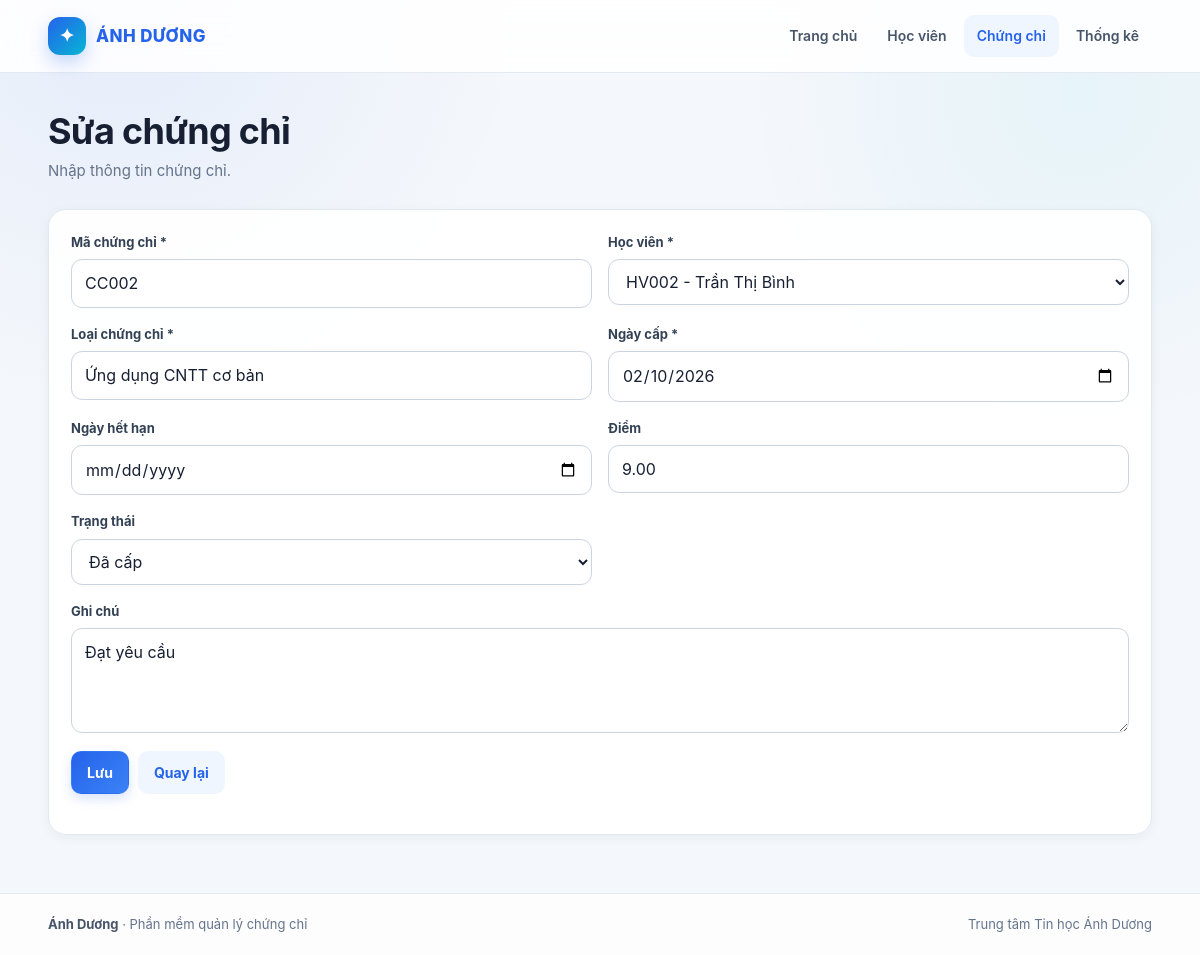
The page /admin/chungchi/form.php?id=2 on the database its author committed.
### tables this page shows
CREATE TABLE certificates (
    id INT UNSIGNED AUTO_INCREMENT PRIMARY KEY,
    certificate_code VARCHAR(50) NOT NULL UNIQUE,
    student_id INT UNSIGNED NOT NULL,
    certificate_type VARCHAR(100) NOT NULL,
    issue_date DATE NOT NULL,
    expiry_date DATE NULL,
    score DECIMAL(5,2) NULL,
    status ENUM('Đã cấp','Hết hạn','Đang xử lý') DEFAULT 'Đã cấp',
    note VARCHAR(255) NULL,
    created_at TIMESTAMP DEFAULT CURRENT_TIMESTAMP,
    CONSTRAINT fk_certificate_student
        FOREIGN KEY (student_id) REFERENCES students(id)
        ON UPDATE CASCADE ON DELETE CASCADE
);

CREATE TABLE students (
    id INT UNSIGNED AUTO_INCREMENT PRIMARY KEY,
    student_code VARCHAR(30) NOT NULL UNIQUE,
    full_name VARCHAR(100) NOT NULL,
    date_of_birth DATE NULL,
    gender ENUM('Nam','Nữ','Khác') DEFAULT 'Khác',
    phone VARCHAR(20) NULL,
    email VARCHAR(120) NULL,
    address VARCHAR(255) NULL,
    created_at TIMESTAMP DEFAULT CURRENT_TIMESTAMP
);

### admin/chungchi/form.php (the view, shortened to what this page needs)
<?php
require_once __DIR__ . '/../../config/database.php';
$id = isset($_GET['id']) ? (int)$_GET['id'] : 0;
$cert = [
    'certificate_code'=>'', 'student_id'=>'', 'certificate_type'=>'',
    'issue_date'=>date('Y-m-d'), 'expiry_date'=>'', 'score'=>'',
    'status'=>'Đã cấp', 'note'=>''
];
if ($id) {
    $stmt = $pdo->prepare("SELECT * FROM certificates WHERE id = ?");
    $stmt->execute([$id]);
    $cert = $stmt->fetch();
}
$students = $pdo->query("SELECT id, student_code, full_name FROM students ORDER BY full_name")->fetchAll();
require_once __DIR__ . '/../../includes/header.php';
?>
<h1><?= $id ? 'Sửa chứng chỉ' : 'Thêm chứng chỉ' ?></h1>
<p class="subtitle">Nhập thông tin chứng chỉ.</p>
<form class="card" method="post">
<div class="form-grid">
<div class="field"><label>Mã chứng chỉ *</label><input name="certificate_code" required value="<?= htmlspecialchars($cert['certificate_code']) ?>"></div>
<div class="field"><label>Học viên *</label><select name="student_id" required>
<?php foreach ($students as $s): ?>
<option value="<?= (int)$s['id'] ?>" <?= (int)$cert['student_id']===(int)$s['id']?'selected':'' ?>>
<?= htmlspecialchars($s['student_code'].' - '.$s['full_name']) ?>
</option>
<?php endforeach; ?>
</select></div>
<div class="field"><label>Loại chứng chỉ *</label><input name="certificate_type" required value="<?= htmlspecialchars($cert['certificate_type']) ?>"></div>
<div class="field"><label>Ngày cấp *</label><input type="date" name="issue_date" required value="<?= htmlspecialchars($cert['issue_date']) ?>"></div>
<div class="field"><label>Ngày hết hạn</label><input type="date" name="expiry_date" value="<?= htmlspecialchars($cert['expiry_date'] ?? '') ?>"></div>
<div class="field"><label>Điểm</label><input type="number" step="0.01" min="0" max="100" name="score" value="<?= htmlspecialchars((string)($cert['score'] ?? '')) ?>"></div>
<div class="field"><label>Trạng thái</label><select name="status">
<?php foreach (['Đã cấp','Hết hạn','Đang xử lý'] as $st): ?><option <?= $cert['status']===$st?'selected':'' ?>><?= $st ?></option><?php endforeach; ?>
</select></div>
<div class="field full"><label>Ghi chú</label><textarea name="note"><?= htmlspecialchars($cert['note'] ?? '') ?></textarea></div>
</div>
<div class="actions"><button class="btn" type="submit">Lưu</button><a class="btn secondary" href="index.php">Quay lại</a></div>
</form>
<?php require_once __DIR__ . '/../../includes/footer.php'; ?>

### public/css/style.css (style rules this page uses)
:root { --primary: #2563eb; --primary-dark: #1d4ed8; --primary-soft: #eff6ff; --accent: #06b6d4; --bg: #f4f7fb; --surface: #ffffff; --surface-soft: #f8fafc; --text: #172033; --muted: #64748b; --border: #e2e8f0; --danger: #dc2626; --danger-soft: #fef2f2; --success: #059669; --success-soft: #ecfdf5; --warning: #d97706; --warning-soft: #fffbeb; --shadow: 0 10px 30px rgba(15, 23, 42, .07); --shadow-sm: 0 3px 12px rgba(15, 23, 42, .05); }
* { box-sizing: border-box; }
html { scroll-behavior: smooth; }
body { margin: 0; font-family: Inter, ui-sans-serif, -apple-system, BlinkMacSystemFont, "Segoe UI", Roboto, Arial, sans-serif; color: var(--text); background: radial-gradient(circle at 10% 0%, rgba(37,99,235,.07), transparent 28%), radial-gradient(circle at 90% 10%, rgba(6,182,212,.06), transparent 24%), var(--bg); line-height: 1.55; }
a { color: inherit; text-decoration: none; }
button, input, select, textarea { font: inherit; }
h1 { margin: 0 0 7px; font-size: clamp(28px, 3vw, 38px); line-height: 1.15; letter-spacing: -.7px; }
.subtitle { color: var(--muted); margin: 0 0 26px; font-size: 15px; }
.card { background: rgba(255,255,255,.96); border: 1px solid var(--border); border-radius: 18px; padding: 22px; box-shadow: var(--shadow-sm); }
.actions { display: flex; gap: 9px; flex-wrap: wrap; margin: 18px 0; }
.btn { display: inline-flex; align-items: center; justify-content: center; gap: 7px; border: 1px solid transparent; border-radius: 10px; padding: 10px 15px; cursor: pointer; background: linear-gradient(135deg, var(--primary), #3b82f6); color: #fff; font-weight: 700; font-size: 14px; box-shadow: 0 5px 12px rgba(37,99,235,.18); transition: .2s ease; }
.btn.secondary { background: var(--primary-soft); color: var(--primary); box-shadow: none; }
.form-grid { display: grid; grid-template-columns: repeat(2, 1fr); gap: 16px; }
.field { display: flex; flex-direction: column; gap: 7px; }
.field.full { grid-column: 1 / -1; }
label { font-weight: 700; font-size: 13px; color: #334155; }
input, select, textarea { width: 100%; padding: 11px 13px; border: 1px solid #cbd5e1; border-radius: 11px; background: #fff; color: var(--text); outline: none; transition: .18s ease; }
input::placeholder, textarea::placeholder { color: #94a3b8; }
textarea { min-height: 105px; resize: vertical; }

### rows shown on the page
certificates: certificate_code "CC002", student_id "HV002 - Trần Thị Bình", certificate_type "Ứng dụng CNTT cơ bản", issue_date "02/10/2026", score "9.00", status "Đã cấp", note "Đạt yêu cầu"
